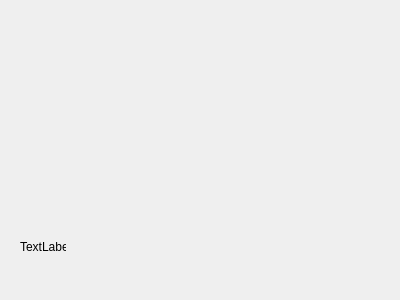
<?xml version="1.0" encoding="UTF-8"?>
<ui version="4.0">
 <class>InitWindow</class>
 <widget class="QWidget" name="InitWindow">
  <property name="geometry">
   <rect>
    <x>0</x>
    <y>0</y>
    <width>400</width>
    <height>300</height>
   </rect>
  </property>
  <property name="windowTitle">
   <string>Jelyazka</string>
  </property>
  <widget class="QLabel" name="label">
   <property name="geometry">
    <rect>
     <x>20</x>
     <y>240</y>
     <width>46</width>
     <height>13</height>
    </rect>
   </property>
   <property name="text">
    <string>TextLabel</string>
   </property>
  </widget>
 </widget>
 <resources/>
 <connections/>
</ui>
